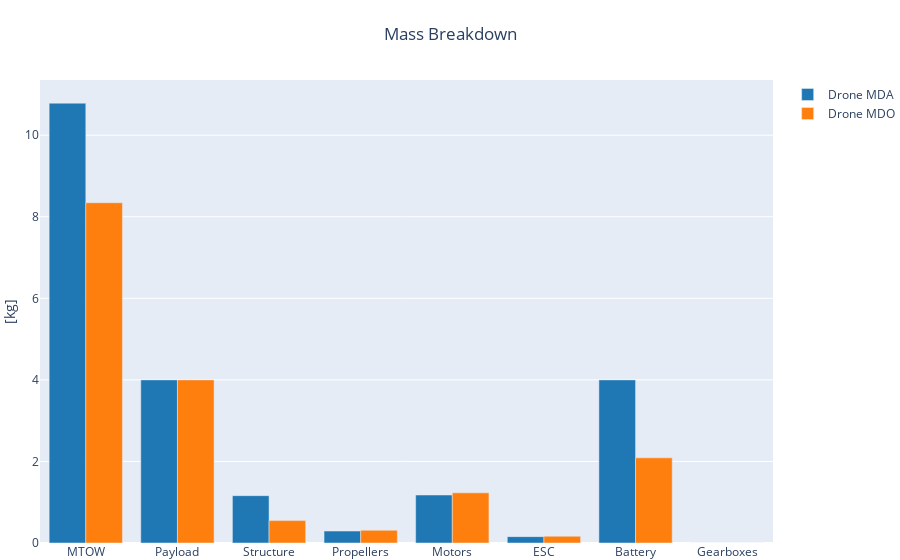

Notebook code for this chart:
### Code cell
fig = mass_breakdown_bar_plot_drone(MDA_OUTPUT_FILE, name='Drone MDA')
fig = mass_breakdown_bar_plot_drone(MDO_OUTPUT_FILE, name='Drone MDO', fig=fig)
fig.show()

### Figure 1 — Plotly figure (JSON) as saved in the notebook; plotly's stock layout.template omitted (floating-point values rounded to 4 significant figures)
{"data": [{"marker": {"color": "rgb(31, 119, 180)"}, "name": "Drone MDA", "type": "bar", "x": ["MTOW", "Payload", "Structure", "Propellers", "Motors", "ESC", "Battery", "Gearboxes"], "y": [10.79, 4, 1.161, 0.2928, 1.177, 0.1559, 4, 0]}, {"marker": {"color": "rgb(255, 127, 14)"}, "name": "Drone MDO", "type": "bar", "x": ["MTOW", "Payload", "Structure", "Propellers", "Motors", "ESC", "Battery", "Gearboxes"], "y": [8.344, 4, 0.549, 0.312, 1.23, 0.1652, 2.088, 0]}], "layout": {"margin": {"b": 0, "l": 0, "r": 0, "t": 80}, "title": {"text": "Mass Breakdown", "x": 0.5}, "yaxis": {"title": {"text": "[kg]"}}}}
